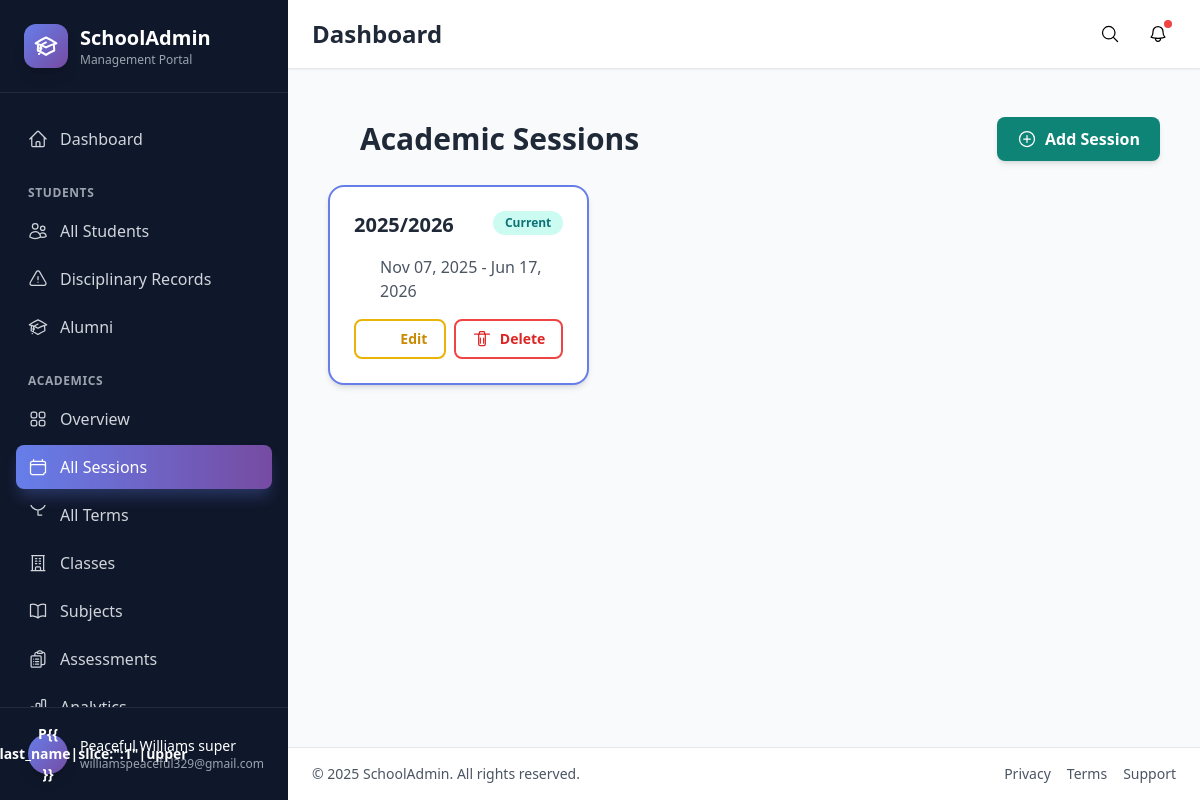
The app's page /academics/sessions/ (signed in) with its own data.
### academics/models.py (models this page shows, shortened)
class AcademicSession(models.Model):
    name = models.CharField(max_length=100)  # e.g., "2024/2025"
    start_date = models.DateField()
    end_date = models.DateField()
    is_current = models.BooleanField(default=False)
    class Meta:
        ordering = ["-start_date"]

### academics/views.py (the view)
# urls.py: path("sessions/", views.session_list, name="session_list"),
@login_required
@user_passes_test(lambda u: u.is_superuser)
def session_list(request):
    sessions = AcademicSession.objects.all().order_by("-start_date")
    return render(request, "academics/session_list.html", {"sessions": sessions})

### academics/templates/academics/session_list.html (shortened to what this page needs)
{% extends 'records/base.html' %}
{% block content %}
<div class="container mx-auto px-4 py-6">
    <div class="flex flex-col md:flex-row justify-between items-start md:items-center gap-4 mb-6">
        <h2 class="text-2xl md:text-3xl font-bold text-gray-800 flex items-center gap-3">
            <svg xmlns="http://www.w3.org/2000/svg" fill="none" viewBox="0 0 24 24" stroke-width="1.5" stroke="currentColor" class="w-5 h-5 inline-block" title="calendar-range text-primary-500"></svg> Academic Sessions
        </h2>
        <a href="{% url 'academics:session_create' %}" class="inline-flex items-center gap-2 px-5 py-2.5 bg-primary-600 text-white font-semibold rounded-lg shadow-md hover:bg-primary-700 hover:shadow-lg hover:-translate-y-0.5 transition-all">
            <svg xmlns="http://www.w3.org/2000/svg" viewBox="0 0 24 24" fill="none" stroke="currentColor" stroke-width="1.5" class="w-5 h-5 inline-block"><circle cx="12" cy="12" r="9"/><path stroke-linecap="round" stroke-linejoin="round" d="M12 8v8M8 12h8"/></svg> Add Session
        </a>
    </div>
    <div class="grid grid-cols-1 md:grid-cols-2 lg:grid-cols-3 gap-6">
        {% for session in sessions %}
        <div class="bg-white rounded-2xl shadow-md hover:shadow-xl hover:-translate-y-1 transition-all overflow-hidden {% if session.is_current %}border-2 border-primary-500{% endif %}">
            <div class="p-6">
                <div class="flex justify-between items-start mb-4">
                    <h4 class="text-xl font-bold text-gray-800">{{ session.name }}</h4>
                    {% if session.is_current %}
                    <span class="px-3 py-1 text-xs font-semibold rounded-full bg-primary-100 text-primary-700">Current</span>
                    {% endif %}
                </div>
                <p class="text-gray-600 mb-4 flex items-center gap-2">
                    <svg xmlns="http://www.w3.org/2000/svg" fill="none" viewBox="0 0 24 24" stroke-width="1.5" stroke="currentColor" class="w-5 h-5 inline-block" title="calendar-check text-primary-500"></svg>
                    {{ session.start_date|date:"M d, Y" }} - {{ session.end_date|date:"M d, Y" }}
                </p>
                <div class="flex gap-2">
                    <a href="{% url 'academics:session_update' session.pk %}"
                        class="flex-1 inline-flex items-center justify-center gap-2 px-4 py-2 border-2 border-yellow-500 text-yellow-600 text-sm font-semibold rounded-lg hover:bg-yellow-50 transition-colors">
                        <svg xmlns="http://www.w3.org/2000/svg" fill="none" viewBox="0 0 24 24" stroke-width="1.5" stroke="currentColor" class="w-5 h-5 inline-block" title="pencil"></svg> Edit
                    </a>
                    <a href="{% url 'academics:session_delete' session.pk %}"
                        class="flex-1 inline-flex items-center justify-center gap-2 px-4 py-2 border-2 border-red-500 text-red-600 text-sm font-semibold rounded-lg hover:bg-red-50 transition-colors"
                        onclick="return confirm('Delete this session?')">
                        Delete
                    </a>
                </div>
            </div>
        </div>
        {% endfor %}
    </div>
</div>
{% endblock %}

### records/templates/records/base.html (shortened to what this page needs)
<!DOCTYPE html>
<html lang="en" class="h-full">
{% load static %}
<head>
    <script src="https://cdn.tailwindcss.com"></script>
</head>
<body class="h-full bg-gray-50">
    <div class="flex h-full">
        <aside id="sidebar"
            class="fixed inset-y-0 left-0 z-50 w-72 bg-sidebar-bg text-white transform transition-transform duration-300 lg:translate-x-0 -translate-x-full overflow-hidden sidebar-enter {% if 'login' in request.path %}hidden{% endif %}{% block hide_sidebar %}{% endblock %}">
            <div class="flex flex-col h-full">
                <div class="flex items-center gap-3 px-6 py-6 border-b border-gray-700/50">
                    <div class="bg-gradient-to-br from-primary-500 to-secondary-500 p-2.5 rounded-xl shadow-lg">
                    </div>
                    <div>
                        <h1 class="text-xl font-bold">SchoolAdmin</h1>
                        <p class="text-xs text-gray-400">Management Portal</p>
                    </div>
                </div>
                <nav class="flex-1 px-4 py-6 overflow-y-auto">
                    {% if request.user.is_authenticated %}
                    <a href="{% url 'portal:dashboard' %}" class="sidebar-link">
                        <span>Dashboard</span>
                    </a>
                    {% if request.user.is_staff %}
                    {% if not request.user.is_teacher %}
                    <div class="mt-6">
                        <p class="px-3 text-xs font-semibold text-gray-400 uppercase tracking-wider mb-2">Students</p>
                        <a href="{% url 'records:student_list' %}" class="sidebar-link">
                            <span>All Students</span>
                        </a>
                        <a href="{% url 'committee:offense_list' %}" class="sidebar-link">
                            <span>Disciplinary Records</span>
                        </a>
                        {% if request.user.is_superuser %}
                        <a href="{% url 'records:alumni_list' %}" class="sidebar-link">
                            <span>Alumni</span>
                        </a>
                        {% endif %}
                    </div>
                    {% endif %}
                    <div class="mt-6">
                        <p class="px-3 text-xs font-semibold text-gray-400 uppercase tracking-wider mb-2">Academics</p>
                        <a href="{% url 'academics:dashboard' %}" class="sidebar-link">
                            <span>Overview</span>
                        </a>
                        <a href="{% url 'academics:session_list' %}" class="sidebar-link">
                            <span>All Sessions</span>
                        </a>
                        <a href="{% url 'academics:term_list' %}" class="sidebar-link">
                            <svg xmlns="http://www.w3.org/2000/svg" fill="none" viewBox="0 0 24 24" stroke-width="1.5"
                                stroke="currentColor" class="w-5 h-5">
                                <path stroke-linecap="round" stroke-linejoin="round"
                                    d="M12 6v6h4.5m4.5-15a9 9 0 11-18 0 9 9 0 0118 0z" />
                            </svg>
                            <span>All Terms</span>
                        </a>
                        <a href="{% url 'academics:classroom_list' %}" class="sidebar-link">
                            <span>Classes</span>
                        </a>
                        <a href="{% url 'academics:subject_list' %}" class="sidebar-link">
                            <span>Subjects</span>
                        </a>
                        <a href="{% url 'academics:assessment_list' %}" class="sidebar-link">
                            <span>Assessments</span>
                        </a>
                        <a href="{% url 'academics:performance_analytics' %}" class="sidebar-link">
                            <span>Analytics</span>
                        </a>
                    </div>
                    {% endif %}
                    {% endif %}
                </nav>
                <div class="p-4 border-t border-gray-700/50">
                    {% if request.user.is_authenticated %}
                    <div class="relative group">
                        <button
                            class="w-full flex items-center gap-3 px-3 py-2.5 rounded-lg hover:bg-sidebar-hover transition-colors">
                            <div
                                class="w-10 h-10 rounded-full bg-gradient-to-br from-primary-500 to-secondary-500 flex items-center justify-center text-white font-bold text-sm shadow-lg">
                                {{ request.user.first_name|slice:":1"|upper }}{{ request.user.last_name|slice:":1"|upper
                                }}
                            </div>
                            <div class="flex-1 text-left">
                                <p class="font-medium text-sm truncate">{{ request.user.get_full_name }}</p>
                                <p class="text-xs text-gray-400 truncate">{{ request.user.email }}</p>
                            </div>
                        </button>
                    </div>
                    {% endif %}
                </div>
            </div>
        </aside>
        <div class="flex-1 flex flex-col {% block main_margin %}lg:ml-72{% endblock %}">
            <header class="sticky top-0 z-40 bg-white border-b border-gray-200 backdrop-blur-sm bg-white/95 shadow-sm {% block hide_header %}{% endblock %}">
                <div class="flex items-center justify-between px-6 py-4">
                    <h1 class="text-2xl font-bold text-gray-800">{% block page_title %}Dashboard{% endblock %}</h1>
                    <div class="flex items-center gap-3">
                        <button class="p-2 rounded-lg hover:bg-gray-100 transition-colors" title="Search">
                            <svg xmlns="http://www.w3.org/2000/svg" fill="none" viewBox="0 0 24 24" stroke-width="1.5"
                                stroke="currentColor" class="w-5 h-5">
                                <path stroke-linecap="round" stroke-linejoin="round"
                                    d="M21 21l-5.197-5.197m0 0A7.5 7.5 0 105.196 5.196a7.5 7.5 0 0010.607 10.607z" />
                            </svg>
                        </button>
                        <button class="relative p-2 rounded-lg hover:bg-gray-100 transition-colors"
                            title="Notifications">
                            <span class="absolute top-1 right-1 w-2 h-2 bg-red-500 rounded-full"></span>
                        </button>
                    </div>
                </div>
            </header>
                <main class="flex-1 overflow-y-auto p-6 content-fade">
                                {% block content %}{% endblock %}
            </main>
            <footer class="bg-white border-t border-gray-200 px-6 py-4">
                <div class="flex flex-col sm:flex-row items-center justify-between text-sm text-gray-600 gap-2">
                    <p>&copy; {% now "Y" %} SchoolAdmin. All rights reserved.</p>
                    <div class="flex gap-4">
                        <a href="#" class="hover:text-primary-600 transition-colors">Privacy</a>
                        <a href="#" class="hover:text-primary-600 transition-colors">Terms</a>
                        <a href="#" class="hover:text-primary-600 transition-colors">Support</a>
                    </div>
                </div>
            </footer>
        </div>
    </div>
</body>
</html>

### records/templates/records/base.html (style rules this page uses)
.sidebar-enter { animation: slideInLeft 0.3s ease-out; }
.content-fade { animation: fadeIn 0.4s ease-out; }
.sidebar-link { display: flex; align-items: center; gap: 0.75rem; padding: 0.625rem 0.75rem; border-radius: 0.5rem; color: #d1d5db; transition: all 0.2s ease; margin-bottom: 0.25rem; }
.sidebar-link.active { background: linear-gradient(to right, #667eea, #764ba2); color: white; box-shadow: 0 10px 15px -3px rgba(102, 126, 234, 0.3); }

### records on screen
AcademicSession: name "2025/2026", is_current "Current", start_date "Nov 07, 2025", end_date "Jun 17, 2026"

### other values on screen
{{ request.user.first_name|slice:":1"|upper }} "P"
{{ request.user.get_full_name }} "Peaceful Williams super"
{{ request.user.email }} "williamspeaceful329@gmail.com"
